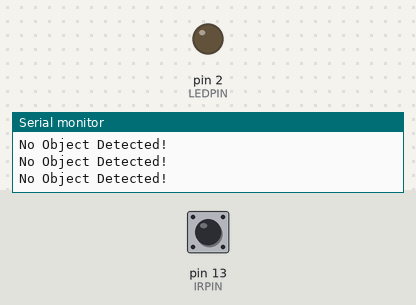
A sketch run on a simulated Arduino Uno, built with avr-gcc and run on an emulated ATmega328P. On the bench: output pins drawn as LEDs (lit = HIGH), the last lines printed to the serial monitor. Dashed ring = blinking. The test bench sets the inputs (shaded band); at power-on: pin 13 (IRPIN) HIGH.

Above: at 1.2 s.
1.3 s: pin 13 (IRPIN) driven LOW
At 2.5 s:
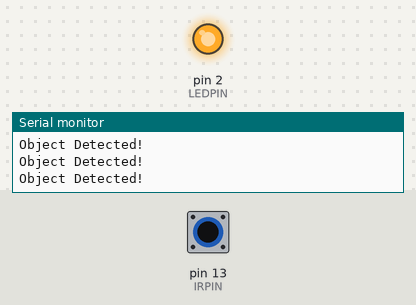
2.8 s: pin 13 (IRPIN) driven HIGH
At 3.8 s:
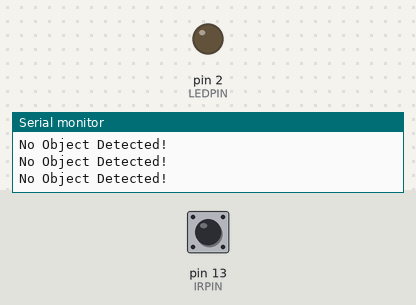
4.3 s: pin 13 (IRPIN) pulsed LOW 2 times (0.12 s each, 0.3 s apart)
At 4.68 s:
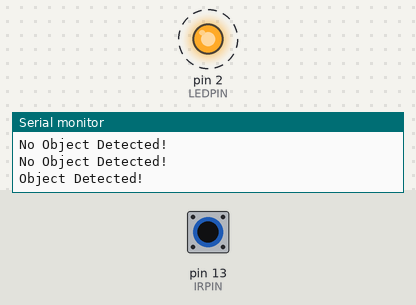
7.9 s: pin 13 (IRPIN) pulsed LOW 5 times (0.12 s each, 0.3 s apart)
At 10.5 s:
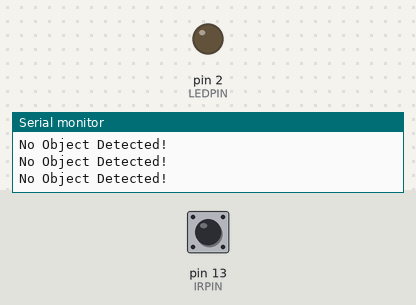
Timing chart, 0 to 12.0 s (numbered marks = the images above; inputs shaded):
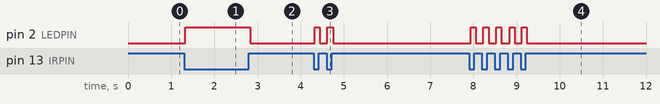

Measured:
- after the input at 1.3 s, pin 2 (LEDPIN): LOW → HIGH at once
- after the input at 2.8 s, pin 2 (LEDPIN): HIGH → LOW at once
- after the input at 4.3 s, pin 2 (LEDPIN): alternates HIGH for 0.12 s and LOW for 0.17 s, 4 changes in all, then stays LOW, starting at once
- after the input at 7.9 s, pin 2 (LEDPIN): alternates HIGH for 0.12 s and LOW for 0.17 s, 10 changes in all, then stays LOW, starting at once

The sketch:

ir_led.ino
```cpp
#define IRPIN 13
#define LEDPIN 2

void setup(){
    Serial.begin(9600);
    pinMode(IRPIN,INPUT);
    pinMode(LEDPIN,OUTPUT);
}
void loop(){
    if(digitalRead(IRPIN) == 0){
        Serial.println("Object Detected!");
        digitalWrite(LEDPIN,HIGH);
    }
    else{
        Serial.println("No Object Detected!");
        digitalWrite(LEDPIN,LOW);
    }
}

/*

CONNECT IR-GND TO ESP-GND
CONNECT LED-NEG TO ESP-GND
CONNECT LED-POS TO ESP-2
CONNECT IR-VCC TO ESP-VCC
CONNECT IR-DAT TO ESP-13

*/
```
